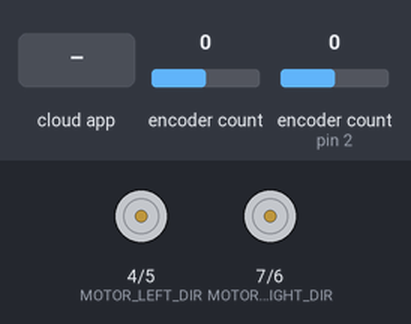
The sketch below on a simulated Arduino Uno, built with avr-gcc and run on an emulated ATmega328P. On the bench: direction and speed pins drawn as motors (green arrow = direction pin HIGH = forward, orange = LOW = backward, longer = more drive). Inputs (shaded band) come from the test bench; at power-on: encoder count 0, encoder count (sensor on pin 2) 0. The ROS host is connected and sends only what is stated.

Above: at 1.2 s.
1.3 s: encoder count (sensor 0) set to 1
At 2.5 s:
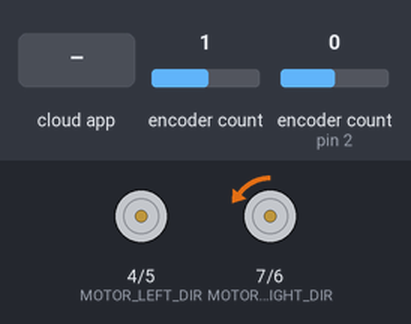
2.8 s: encoder count (sensor on pin 2) set to 1
At 4.0 s:
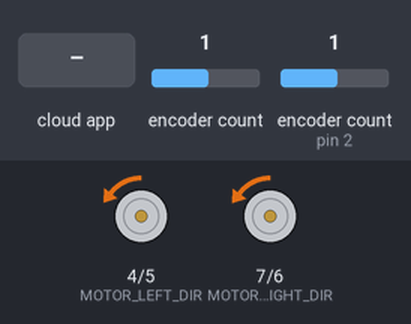
4.3 s: the phone or cloud app sets linear.x to -100
At 5.5 s:
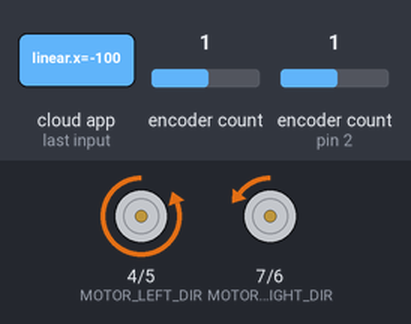
5.8 s: encoder count (sensor 0) set to 2
At 6.1 s:
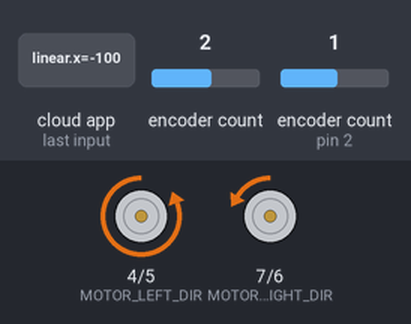
7.3 s: encoder count (sensor 0) set to 1
At 8.5 s:
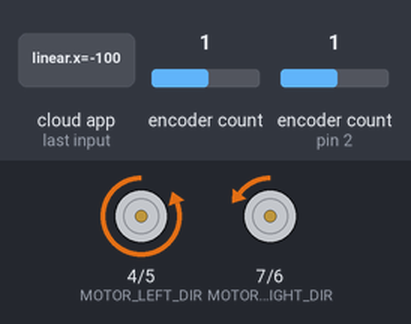
Timing chart, 0 to 9.8 s (numbered marks = the images above; inputs shaded):
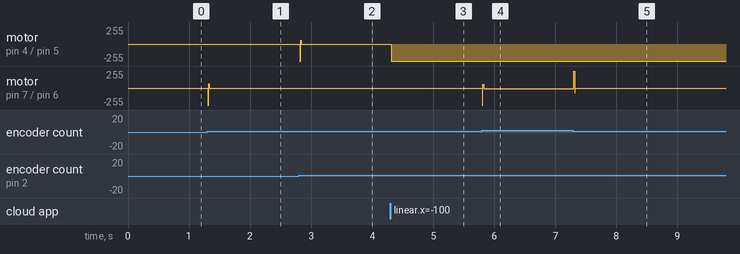

The sketch:

motor_controllersV2.ino
```cpp
#define USE_USBCON

#include <ros.h>
#include <geometry_msgs/Twist.h>
#include <std_msgs/Float64.h>
#include <Encoder.h>
#include <PID_v1.h>


//----------X IS LEFT
//----------Y IS RIGHT

//--------------ENCODER PINS DEFINITIONS--------------------
#define ENCODER_LEFT_A      2
#define ENCODER_LEFT_B      3
#define ENCODER_RIGHT_A     0
#define ENCODER_RIGHT_B     1

Encoder leftEncoder(ENCODER_LEFT_A, ENCODER_LEFT_B);
Encoder rightEncoder(ENCODER_RIGHT_A, ENCODER_RIGHT_B);

//---------GLOBAL VARIABLE for speed calculation----------
long          lastTime;
long          timeNow;
long          interval = 0;
const double  PI_NUMBER     = 3.14;
const double  WHEEL_DIAMETER  = 0.07;  //m
const double  WHEEL_RADIUS    = 0.035;
//const int     CPR       = 1456;
const double     CPR       = 1632.0;

//--------------MOTOR PINS DEFINITIONS--------------------
#define MOTOR_LEFT_DIR      4
#define MOTOR_LEFT_PWM      5
#define MOTOR_RIGHT_PWM     6
#define MOTOR_RIGHT_DIR     7

int directionLeft = 0;
int directionRight = 0;

struct TwoWheel {
  double right;
  double left;
};

struct TwoWheel controlEffort = {0, 0};
struct TwoWheel currentEffortInput = {0, 0};

//----------------ROS GLOBAL VARIABLES------------------
const   int   ODO_WAIT  = 3;
int       odoCount  = 0;

ros::NodeHandle nh;

//Publication de l'odométrie des roues
geometry_msgs::Twist msgOdometry;
ros::Publisher pubOdometry("ard_odo", &msgOdometry);

//------------------------DEBUG---------------------------
geometry_msgs::Twist msgDebug;
ros::Publisher pubDebug("ard_debug", &msgDebug);

//Subscriber to CMD_velocity
void setVelocity(const geometry_msgs::Twist & CVel) {
  controlEffort.left = CVel.linear.x;
  controlEffort.right = CVel.linear.y;
}

ros::Subscriber<geometry_msgs::Twist> subCmdVelocity("ard_cmd_vel", &setVelocity );


//------------------------PID------------------------------


ros::Subscriber<geometry_msgs::Twist> subPID("ard_pid", &setPID );

//Specify the links and initial tuning parameters
double Kp=320, Ki=350, Kd=0.45;

//Define Variables we'll be connecting to
double Setpoint_l = 0.0;
double Output_l = 0.0;
double Input_l = 0.0;
PID myPID_left(&Input_l, &Output_l, &Setpoint_l, Kp, Ki, Kd, DIRECT);

double Setpoint_r = 0.0;
double Output_r = 0.0;
double Input_r = 0.0;
PID myPID_right(&Input_r, &Output_r, &Setpoint_r, Kp, Ki, Kd, DIRECT);


void setup() {

  pinMode(MOTOR_RIGHT_DIR, OUTPUT);
  pinMode(MOTOR_RIGHT_PWM, OUTPUT);
  pinMode(MOTOR_LEFT_DIR, OUTPUT);
  pinMode(MOTOR_LEFT_PWM, OUTPUT);

  pinMode(ENCODER_RIGHT_A, INPUT);
  pinMode(ENCODER_RIGHT_B, INPUT);
  pinMode(ENCODER_LEFT_A, INPUT);
  pinMode(ENCODER_LEFT_B, INPUT);

  lastTime = millis();

  controlEffort.left = 0.0;
  controlEffort.right = 0.0;

  //turn the PID on
  myPID_left.SetMode(AUTOMATIC);
  myPID_right.SetMode(AUTOMATIC);

  //Set PID limits
  myPID_left.SetOutputLimits(-255.0, 255.0);
  myPID_right.SetOutputLimits(-255.0, 255.0);

  myPID_right.SetSampleTime(10);
  myPID_left.SetSampleTime(10);

  nh.initNode();
  nh.advertise(pubOdometry);
  nh.advertise(pubDebug);
  nh.subscribe(subCmdVelocity);
  nh.subscribe(subPID);

}

void loop() {

nh.spinOnce();
timeNow = millis();
interval = timeNow - lastTime;
if(interval >= 10){

  //------------------Publish ODOMETRY--------------------
  struct TwoWheel cmdVelocity = getVelocity();


    msgOdometry.linear.x = cmdVelocity.left;
    msgOdometry.linear.y = cmdVelocity.right;

    msgDebug.linear.x = cmdVelocity.left;
    msgDebug.linear.y = cmdVelocity.right;
    msgDebug.angular.x = controlEffort.left;
    msgDebug.angular.y = controlEffort.right;

    pubDebug.publish(&msgDebug);
    pubOdometry.publish(&msgOdometry);


  Setpoint_l = controlEffort.left;
  Setpoint_r = controlEffort.right;

  Input_l = cmdVelocity.left;
  Input_r = cmdVelocity.right;


  lastTime = millis();

}

  myPID_left.Compute();
  myPID_right.Compute();

  //------------------update wheel speed------------------
  //currentEffortInput.left += controlEffort.left;
  //currentEffortInput.right += controlEffort.right;

  //------------------APPLY LIMITS------------------------
  //--------------FOR THE LEFT MOTOR----------------------
  if (Output_l < 0) {
    digitalWrite(MOTOR_LEFT_DIR, LOW);
    directionLeft = -1;
  }
  else if (Output_l >= 0) {
    digitalWrite(MOTOR_LEFT_DIR, HIGH);
    directionLeft = 1;
  }


  //--------------FOR THE RIGHT MOTOR----------------------
  if (Output_r < 0) {
    digitalWrite(MOTOR_RIGHT_DIR, LOW);
    directionRight = -1;
  }
  else if (Output_r >= 0) {
    digitalWrite(MOTOR_RIGHT_DIR, HIGH);
    directionRight = 1;
  }


  analogWrite(MOTOR_LEFT_PWM, int(directionLeft * Output_l));
  analogWrite(MOTOR_RIGHT_PWM, int(directionRight * Output_r));

  //delay(100);
}

TwoWheel getVelocity() {
  struct TwoWheel velocity = {0, 0};

  long leftEncoderValue = leftEncoder.read();
  long rightEncoderValue = rightEncoder.read();

  leftEncoder.write(0);
  rightEncoder.write(0);

  //long nowTime = millis();

  //long dtime = nowTime - lastTime;
  //lastTime = nowTime;

  //double dAngle = leftEncoderValue * 1.00 / CPR;   //en RPM
  //double omega = (dAngle / dtime) * 1000 * 60;

  /*Vitesse tangentielle
  double leftDistance = leftEncoderValue * 3.14 * WHEEL_DIAMETER / CPR;
  velocity.left =  (leftDistance / dtime) * 1000;  //en m/s

  double rightDistance = rightEncoderValue * PI_NUMBER * WHEEL_DIAMETER / CPR;
  velocity.right =  (rightDistance / dtime) * 1000;  //en m/s
  */

  velocity.left  = double(leftEncoderValue * 2000.0 * PI_NUMBER) /  (interval * CPR);
  velocity.right = double(rightEncoderValue * 2000.0 * PI_NUMBER) / (interval * CPR);

  return velocity;
}

//Subscriber to pid settings
void setPID(const geometry_msgs::Twist & pidVal) {
  myPID_left.SetTunings(pidVal.linear.x, pidVal.linear.y, pidVal.linear.z);
  myPID_right.SetTunings(pidVal.linear.x, pidVal.linear.y, pidVal.linear.z);
}
```

Measured:
- after the input at 1.3 s, motor on pin 7 (MOTOR_RIGHT_DIR) / pin 6 (MOTOR_RIGHT_PWM): stopped → backward 5/255 at once
- after the input at 2.8 s, motor on pin 4 (MOTOR_LEFT_DIR) / pin 5 (MOTOR_LEFT_PWM): stopped → backward 4/255 at once
- after the input at 4.3 s, motor on pin 4 (MOTOR_LEFT_DIR) / pin 5 (MOTOR_LEFT_PWM): backward 4/255 → backward 255/255 at once
- after the input at 5.8 s, motor on pin 7 (MOTOR_RIGHT_DIR) / pin 6 (MOTOR_RIGHT_PWM): backward 5/255 → backward 10/255 at once
- after the input at 7.3 s, motor on pin 7 (MOTOR_RIGHT_DIR) / pin 6 (MOTOR_RIGHT_PWM): backward 10/255 → backward 5/255 at once
